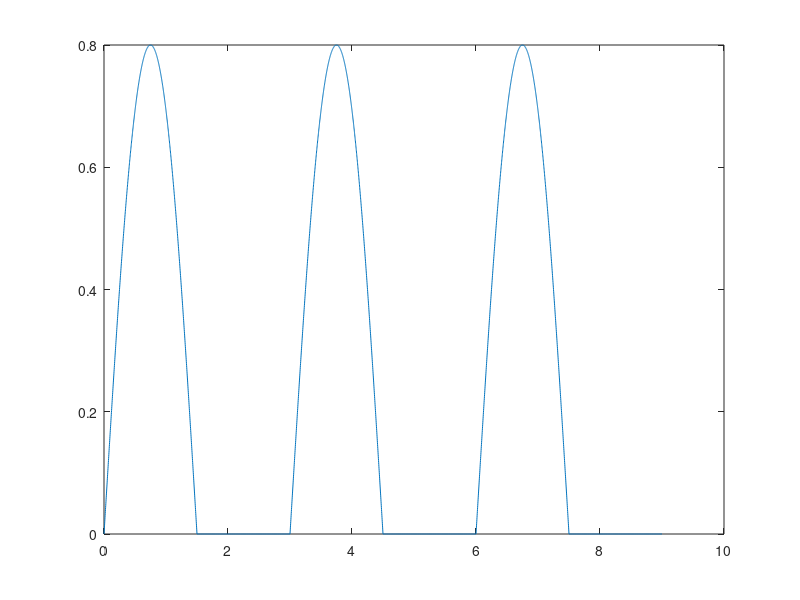
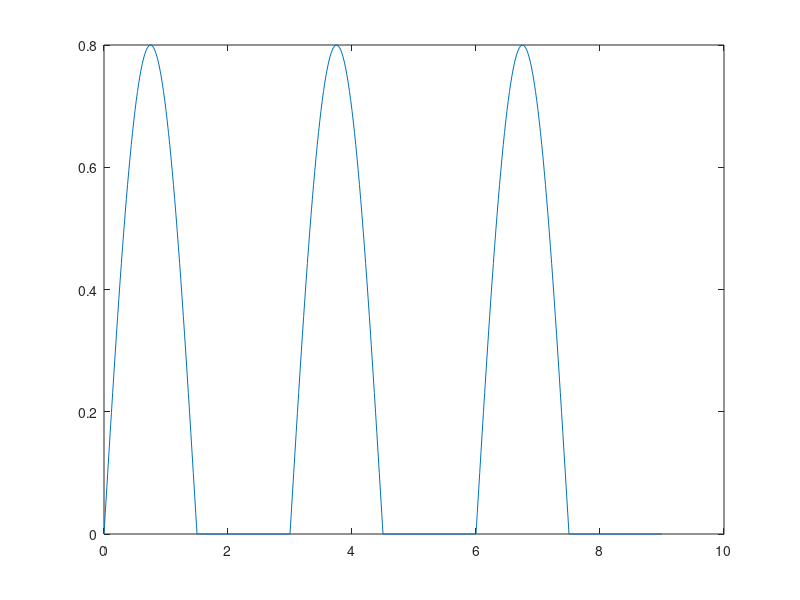
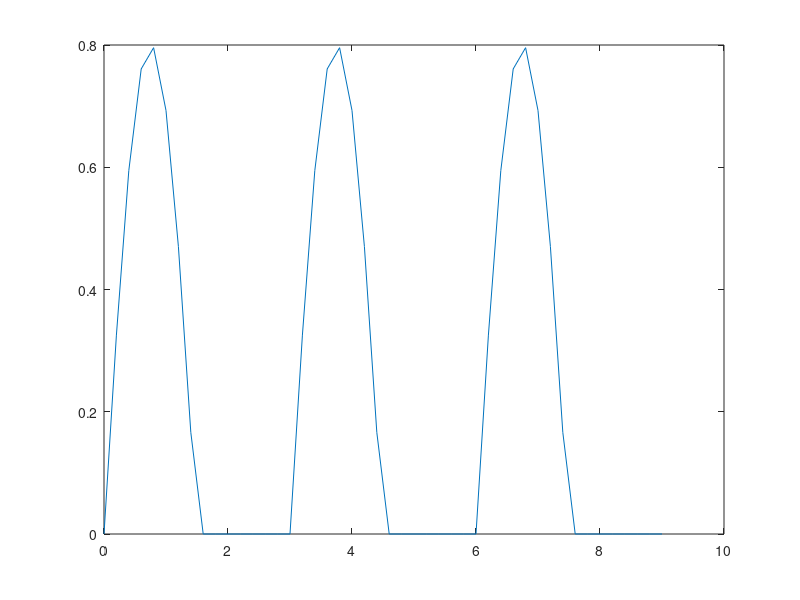

Recreate these plots in MATLAB, in order.
t=0:0.002:9; 
s=0.8*sin(2*pi*1/3*t); %generez un semnal sinusoidal cu frecvente=1/3 s

for i=1:length(s) %redresez semnalul parcurgand vectorul s si schimband valorile
                  % sale negative cu zero
    if (s(i)<0) 
        s(i)=0;
    end
end
figure(1)
plot(t,s) %afisez semnalul redresat

%Caz 2
t=0:0.02:9; %schimb rezolutia temporala la 20 ms
s=0.8*sin(2*pi*1/3*t); 

for i=1:length(s) 
    if (s(i)<0) 
        s(i)=0;
    end
end
figure(2)
plot(t,s) 

%Caz 3
t=0:0.2:9; %schimb rezolutia temporala la 200 ms
s=0.8*sin(2*pi*1/3*t); 
for i=1:length(s) 
    if (s(i)<0) 
        s(i)=0;
    end
end
figure(3)
plot(t,s) 